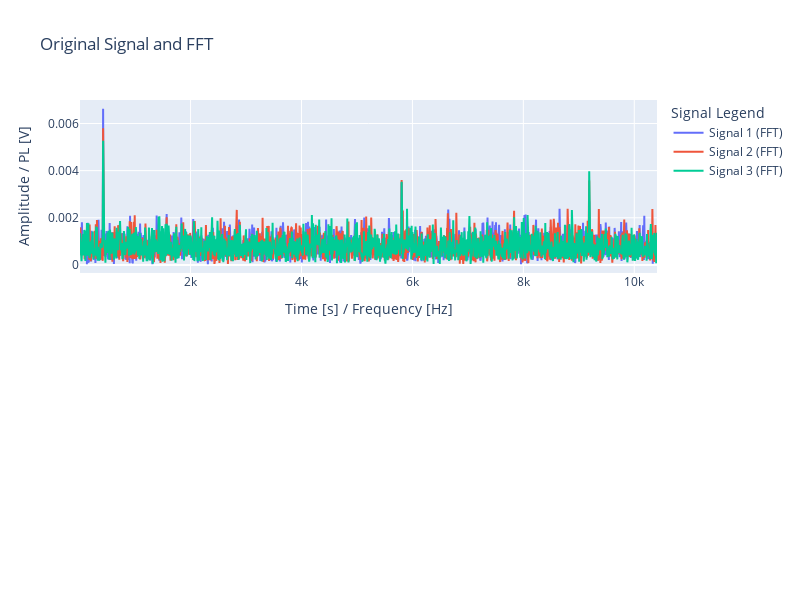

Notebook code for this chart:
### Code cell
import plotly.graph_objects as go
import numpy as np

# Assuming 't_atrack', 'n_track', 'buffer_data', and 'n_dbloc' are defined
timetime = t_atrack * np.arange(0, n_track, 1) / 1E9

# Create a Plotly figure
fig = go.Figure()

# # Plot the original data (time domain)
# for ii in range(0, n_dbloc + 1):
#     sig_diff = buffer_data[:, ii] - buffer_data[:, 0]
#     fig.add_trace(go.Scatter(
#         x=timetime,
#         y=sig_diff,
#         mode='lines',
#         name=f"Signal {ii+1} (Time Domain)"
#     ))

# Plot the FFT (frequency domain, positive frequencies only)
for ii in range(0, n_dbloc + 1):
    sig_diff = buffer_data[:, ii]
    freq = np.fft.fftfreq(len(sig_diff), t_atrack / 1E9)
    sig_fft = np.abs(np.fft.fft(sig_diff))
    # sig_fft = sig_fft-sig_fft_0

    # Get only positive frequencies
    positive_freqs = freq > 0
    fig.add_trace(go.Scatter(
        x=freq[positive_freqs],
        y=sig_fft[positive_freqs],
        mode='lines',
        name=f"Signal {ii+1} (FFT)"
    ))

# Update layout for better readability
fig.update_layout(
    title="Original Signal and FFT",
    xaxis_title="Time [s] / Frequency [Hz]",
    yaxis_title="Amplitude / PL [V]",
    legend_title="Signal Legend",
    grid=dict(rows=2, columns=1, pattern="independent"),
    height=600,
    width=800
)

# Show the Plotly figure
fig.show()

### Figure 1 — Plotly figure (JSON) as saved in the notebook; plotly's stock layout.template omitted (floating-point values rounded to 4 significant figures; data arrays with more than 128 entries replaced by an {"elided": "..."} marker saying what was removed)
{"data": [{"mode": "lines", "name": "Signal 1 (FFT)", "type": "scatter", "x": {"elided": "1499 float values"}, "y": {"elided": "1499 float values"}}, {"mode": "lines", "name": "Signal 2 (FFT)", "type": "scatter", "x": {"elided": "1499 float values"}, "y": {"elided": "1499 float values"}}, {"mode": "lines", "name": "Signal 3 (FFT)", "type": "scatter", "x": {"elided": "1499 float values"}, "y": {"elided": "1499 float values"}}], "layout": {"grid": {"columns": 1, "pattern": "independent", "rows": 2}, "height": 600, "legend": {"title": {"text": "Signal Legend"}}, "title": {"text": "Original Signal and FFT"}, "width": 800, "xaxis": {"title": {"text": "Time [s] / Frequency [Hz]"}}, "yaxis": {"title": {"text": "Amplitude / PL [V]"}}}}
